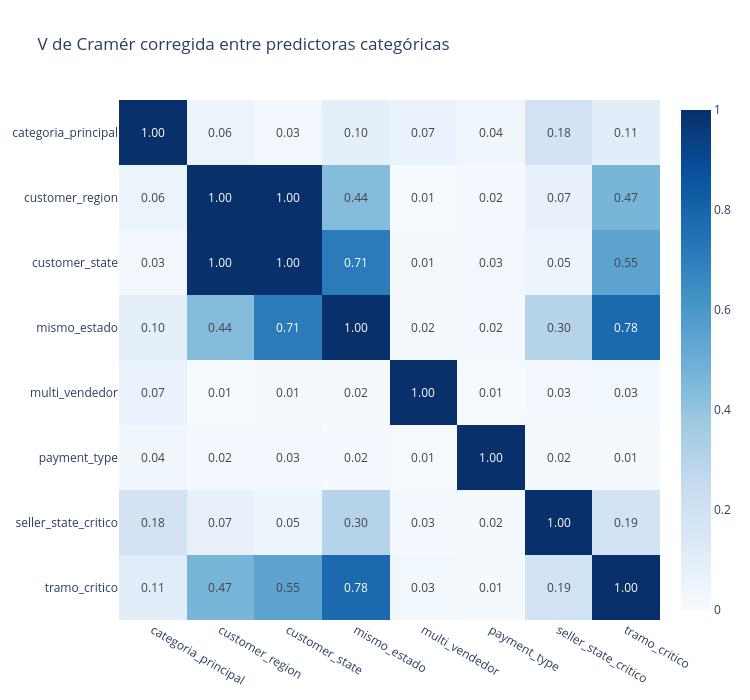

The cell this chart's notebook holds for it:
### Code cell
cat = df.select("customer_state", "customer_region", "seller_state_critico",
                   "categoria_principal", "payment_type", "tramo_critico",
                   "mismo_estado", "multi_vendedor")
mc = matriz_cramer(cat)
heatmap_matriz(mc, "cramer_v", "V de Cramér corregida entre predictoras categóricas",
               "cramer_categoricas")

### Figure 1 — Plotly figure (JSON) as saved in the notebook; plotly's stock layout.template omitted (floating-point values rounded to 4 significant figures)
{"data": [{"colorscale": [[0, "rgb(247,251,255)"], [0.125, "rgb(222,235,247)"], [0.25, "rgb(198,219,239)"], [0.375, "rgb(158,202,225)"], [0.5, "rgb(107,174,214)"], [0.625, "rgb(66,146,198)"], [0.75, "rgb(33,113,181)"], [0.875, "rgb(8,81,156)"], [1, "rgb(8,48,107)"]], "text": [["1.00", "0.06", "0.03", "0.10", "0.07", "0.04", "0.18", "0.11"], ["0.06", "1.00", "1.00", "0.44", "0.01", "0.02", "0.07", "0.47"], ["0.03", "1.00", "1.00", "0.71", "0.01", "0.03", "0.05", "0.55"], ["0.10", "0.44", "0.71", "1.00", "0.02", "0.02", "0.30", "0.78"], ["0.07", "0.01", "0.01", "0.02", "1.00", "0.01", "0.03", "0.03"], ["0.04", "0.02", "0.03", "0.02", "0.01", "1.00", "0.02", "0.01"], ["0.18", "0.07", "0.05", "0.30", "0.03", "0.02", "1.00", "0.19"], ["0.11", "0.47", "0.55", "0.78", "0.03", "0.01", "0.19", "1.00"]], "texttemplate": "%{text}", "type": "heatmap", "x": ["categoria_principal", "customer_region", "customer_state", "mismo_estado", "multi_vendedor", "payment_type", "seller_state_critico", "tramo_critico"], "y": ["categoria_principal", "customer_region", "customer_state", "mismo_estado", "multi_vendedor", "payment_type", "seller_state_critico", "tramo_critico"], "z": [[1, 0.05861, 0.03031, 0.09675, 0.0664, 0.04046, 0.1844, 0.1078], [0.05861, 1, 0.9999, 0.4396, 0.01106, 0.02103, 0.07477, 0.4699], [0.03031, 0.9999, 1, 0.7112, 0.01182, 0.02885, 0.05351, 0.5472], [0.09675, 0.4396, 0.7112, 1, 0.0164, 0.01919, 0.3008, 0.7804], [0.0664, 0.01106, 0.01182, 0.0164, 1, 0.006497, 0.02595, 0.03285], [0.04046, 0.02103, 0.02885, 0.01919, 0.006497, 1, 0.01612, 0.01265], [0.1844, 0.07477, 0.05351, 0.3008, 0.02595, 0.01612, 1, 0.1901], [0.1078, 0.4699, 0.5472, 0.7804, 0.03285, 0.01265, 0.1901, 1]], "zmax": 1, "zmin": 0}], "layout": {"height": 700, "title": {"text": "V de Cramér corregida entre predictoras categóricas"}, "width": 750, "xaxis": {"autorange": true, "range": [-0.5, 7.5], "type": "category"}, "yaxis": {"autorange": true, "range": [7.5, -0.5], "type": "category"}}}
